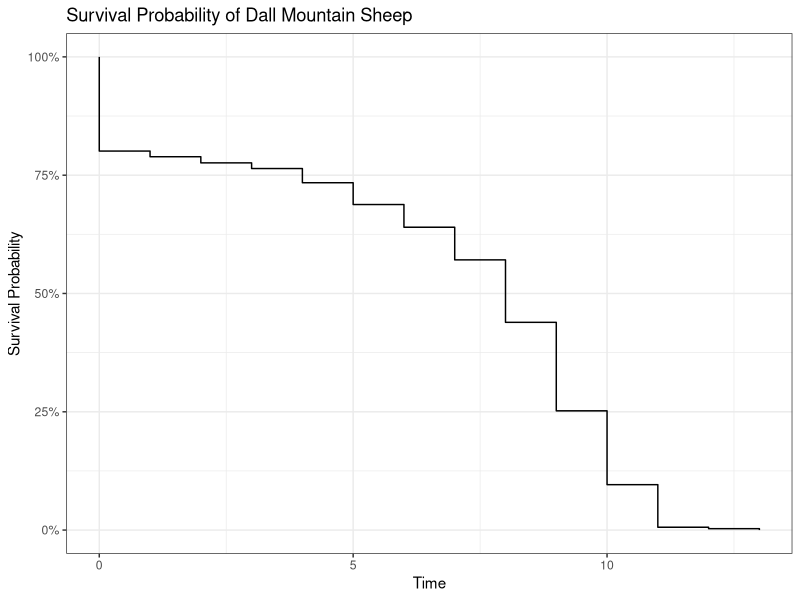
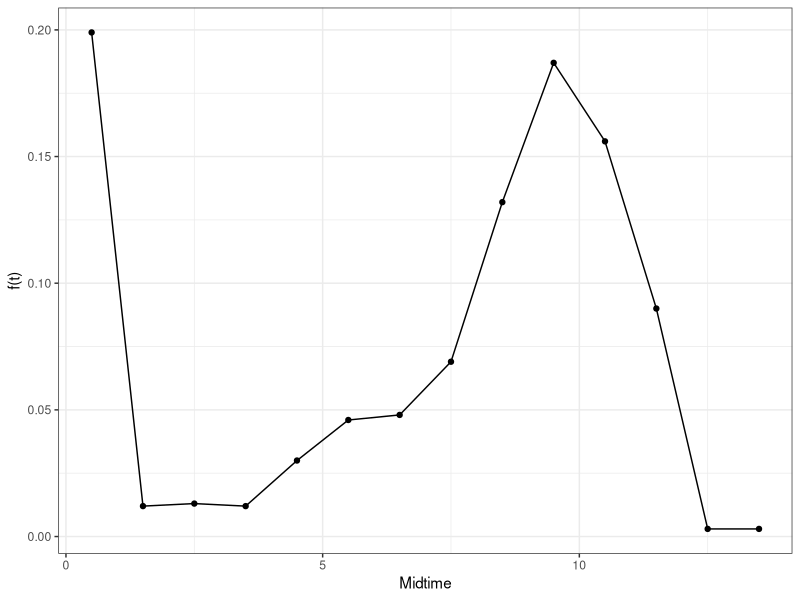
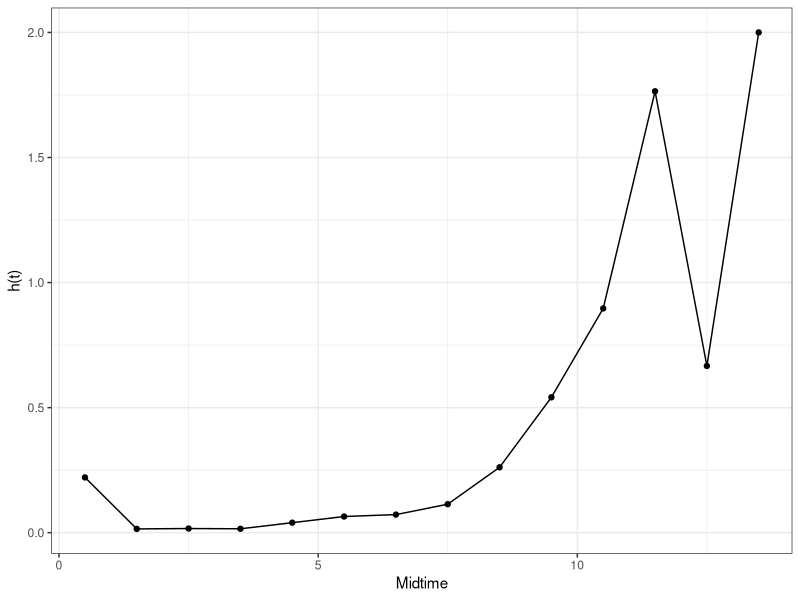
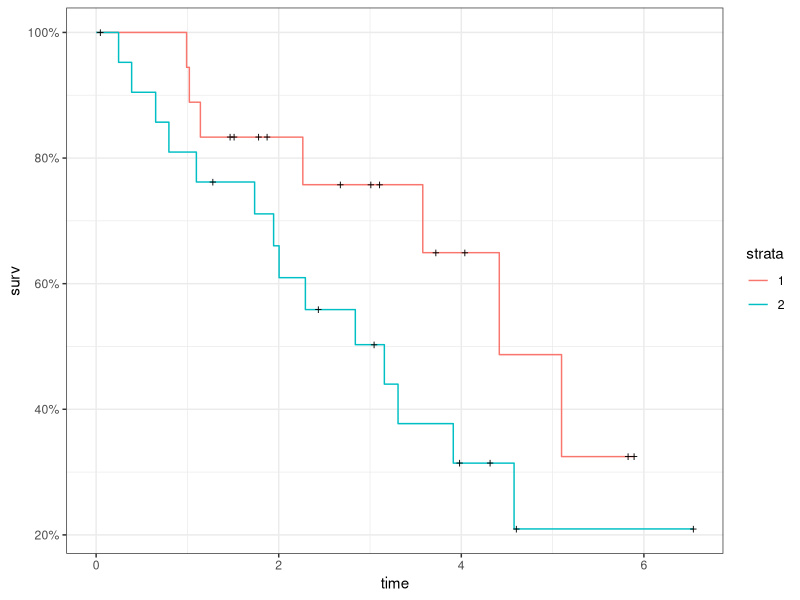

Reproduce these figures in R, in order.
## ---- chunk 1
knitr::opts_chunk$set(warning = FALSE)
library(dplyr) 
library(survival)
library(flextable)
library(ggplot2)
library(ggfortify)
library(magrittr)
theme_set(theme_bw()) #Make ggplots black and white theme
## ---- chunk 2
#Getting data from a pdf to dataframe in R
rd <-  c("0 1 1,000 199 1 2 801 12 2 3 789 13 3 4 776 12 4 5 764 30 5 6 734 46 6 7 688 48 7 8 640 69 8 9 571 132 9 10 439 187 10 11 252 156 11 12 96 90 12 13 6 3 13 14 3 3")

df.1 <- read.table(text = rd, sep = " ",
           col.names = c("Start_Interval", "End_Interval", "Number_Of_Survivors", "Number_of_Deaths"))
df.1$Number_Of_Survivors = as.numeric(gsub(",","",df.1$Number_Of_Survivors))

rm(rd) #I don't need the raw data anymore
## ---- chunk 3
df.1 %>% 
  flextable() %>% 
  set_caption("Dall Mountain Sheep Deaths In Intervals")
## ---- chunk 4
df.1 <- df.1 %>% 
  mutate(Midtime = rowMeans(cbind(End_Interval, Start_Interval)))
duptimes <- df.1$Number_of_Deaths
rid <- rep(1:nrow(df.1), duptimes)

df.1.t <- df.1[rid,]
## ---- chunk 5
Surv.1 <- Surv(time = df.1.t$Start_Interval, 
     time2 = df.1.t$End_Interval, 
     event = rep(1, nrow(df.1.t)),
     type = "interval")

summary(fit.1 <- survfit(Surv.1~1, conf.type = "log-log"))
## ---- chunk 6
autoplot(fit.1, conf.int = F) +
  labs(title = "Survival Probability of Dall Mountain Sheep",
       x = "Time",
       y = "Survival Probability")
## ---- chunk 7
df.1 <- df.1 %>% 
  mutate("f(t)" = Number_of_Deaths/(max(Number_Of_Survivors) * (End_Interval - Start_Interval)))
## ---- chunk 8
df.1 %>% 
  select(Midtime, `f(t)`) %>% 
  flextable() %>% 
  set_caption("Probability Density Function Calcuated at the Middle of the Interval")

## ---- chunk 9
ggplot(df.1, aes(x = Midtime, y = `f(t)`)) +
  geom_line() +
  geom_point()

## ---- chunk 10
df.1 <- df.1 %>% 
  mutate(Deaths_Per_Time = Number_of_Deaths/(End_Interval - Start_Interval),
         "h(t)" = Deaths_Per_Time/(Number_Of_Survivors - Number_of_Deaths/2))
## ---- chunk 11
df.1 %>% 
  select(Midtime, `h(t)`) %>% 
  flextable() %>% 
  set_caption("Hazard Function Calcuated at the Middle of the Interval")
## ---- chunk 12
ggplot(df.1, aes(x = Midtime, y = `h(t)`)) +
  geom_line() +
  geom_point()

## ---- chunk 13
print(fit.1, print.rmean = TRUE)
## ---- chunk 14
rd <- "1 39 1 02/01/89 10/23/92 A 1360 3.723 2 55 1 03/22/89 02/12/95 A 2153 5.895 3 56 2 04/16/89 09/05/89 D 142 0.389 4 63 1 05/23/89 12/20/92 D 1307 3.578 5 62 2 06/12/89 12/28/95 A 2390 6.543 6 42 2 09/05/89 12/17/90 A 468 1.281 7 45 1 10/05/89 08/04/95 A 2129 5.829 8 38 2 11/30/89 11/10/91 D 710 1.944 9 53 2 01/07/90 10/25/90 D 291 0.797 10 55 1 02/03/90 01/31/91 D 362 0.991 11 49 2 03/23/90 08/29/92 A 890 2.437 12 61 1 04/28/90 05/13/94 A 1476 4.041 13 58 1 05/14/90 06/01/90 A 18 0.049 14 45 2 07/15/90 09/10/93 D 1153 3.157 15 60 2 08/03/90 11/27/94 A 1577 4.318 16 69 1 08/31/90 10/06/95 D 1862 5.098 17 58 2 09/18/90 01/02/93 D 837 2.292 18 54 2 11/09/90 06/18/95 A 1682 4.605 19 56 2 11/28/90 06/27/95 D 1672 4.578 20 52 1 12/12/90 05/13/95 D 1613 4.416 21 67 2 01/24/91 12/23/94 D 1429 3.912 22 64 2 02/17/91 06/09/94 D 1208 3.307 23 73 1 04/21/91 12/24/93 A 978 2.678 24 48 2 06/09/91 06/26/94 A 1113 3.047 25 42 2 06/20/90 03/15/92 D 634 1.736 26 56 2 08/25/90 08/19/94 A 1455 3.984 27 43 1 03/01/92 06/06/94 D 827 2.264 28 64 2 04/12/92 02/13/95 D 1037 2.839 29 35 2 04/13/92 04/15/94 D 732 2.004 30 77 1 05/05/92 05/10/95 A 1100 3.012 31 59 2 08/10/92 11/08/92 D 90 0.246 32 68 1 10/13/92 10/21/93 D 373 1.021 33 70 1 11/10/92 12/20/95 A 1135 3.107 34 58 1 01/17/93 10/29/94 A 650 1.780 35 75 2 02/02/93 03/10/94 D 401 1.098 36 55 2 02/03/93 09/29/93 D 238 0.652 37 45 1 05/11/93 07/02/94 D 417 1.142 38 69 1 11/19/93 05/26/95 A 553 1.514 39 70 1 07/12/93 05/27/95 A 684 1.873 40 27 1 12/13/93 06/03/95 A 537 1.470"

df.2 <- read.table(text = rd, sep = " ",
           col.names = c("ID", "Age", "Stage", "Diagnosis", "Last", "Status", "Days", "Years"))

rm(rd)
## ---- chunk 15
df.2 %>% 
  head(10) %>% 
  flextable() %>%
  set_caption("First 10 Female Patients diagnosed with Breast Cancer")
## ---- chunk 16
df.2 <- df.2 %>% 
  mutate(Status.l = (Status == "D"))
## ---- chunk 17
Surv.2 <- Surv(df.2$Years, df.2$Status.l)
fit.2 <- survfit(Surv.2 ~ Stage, data = df.2, conf.type = "log-log")
summary(fit.2)
## ---- chunk 18
autoplot(fit.2, conf.int = FALSE)
## ---- chunk 19
survdiff(Surv.2 ~ Stage, data = df.2) 
## ---- chunk 20
fit.df.2 <- broom::tidy(fit.2)
fit.df.2 <- fit.df.2 %>% 
  group_by(strata) %>% 
  mutate(variance = estimate^2 * cumsum(n.event/(n.risk * (n.risk - n.event)))) %>% #Estimating the variance 
  ungroup()
## ---- chunk 21
fit.df.2 %>% 
  select(time, estimate, variance)
## ---- chunk 22
sliced.2 <- fit.df.2 %>% 
  filter(strata == "Stage=1", n.event == 1) %>% 
  slice(which.min(abs(time - 2))-1, which.min(abs(time - 2))) # Grabs two points closes to t = 2

s.2<- sliced.2 %$% 
  approx(time, estimate, 2)$y #Does linear interpolation for s(2)
v.2 <- sliced.2 %$%
  approx(time, variance, 2)$y #Does linear interpolation for var(s(2))
## ---- chunk 23
sliced.3 <- fit.df.2 %>% 
  filter(strata == "Stage=2", n.event == 1) %>% 
  slice(which.min(abs(time - 3))-1, which.min(abs(time - 3))) # Grabs two points closes to t = 3

s.3<- sliced.3 %$% 
  approx(time, estimate, 3)$y #Does linear interpolation for s(2)
v.3 <- sliced.3 %$%
  approx(time, variance, 3)$y #Does linear interpolation for var(s(2))

## ---- chunk 24
print(fit.2)
